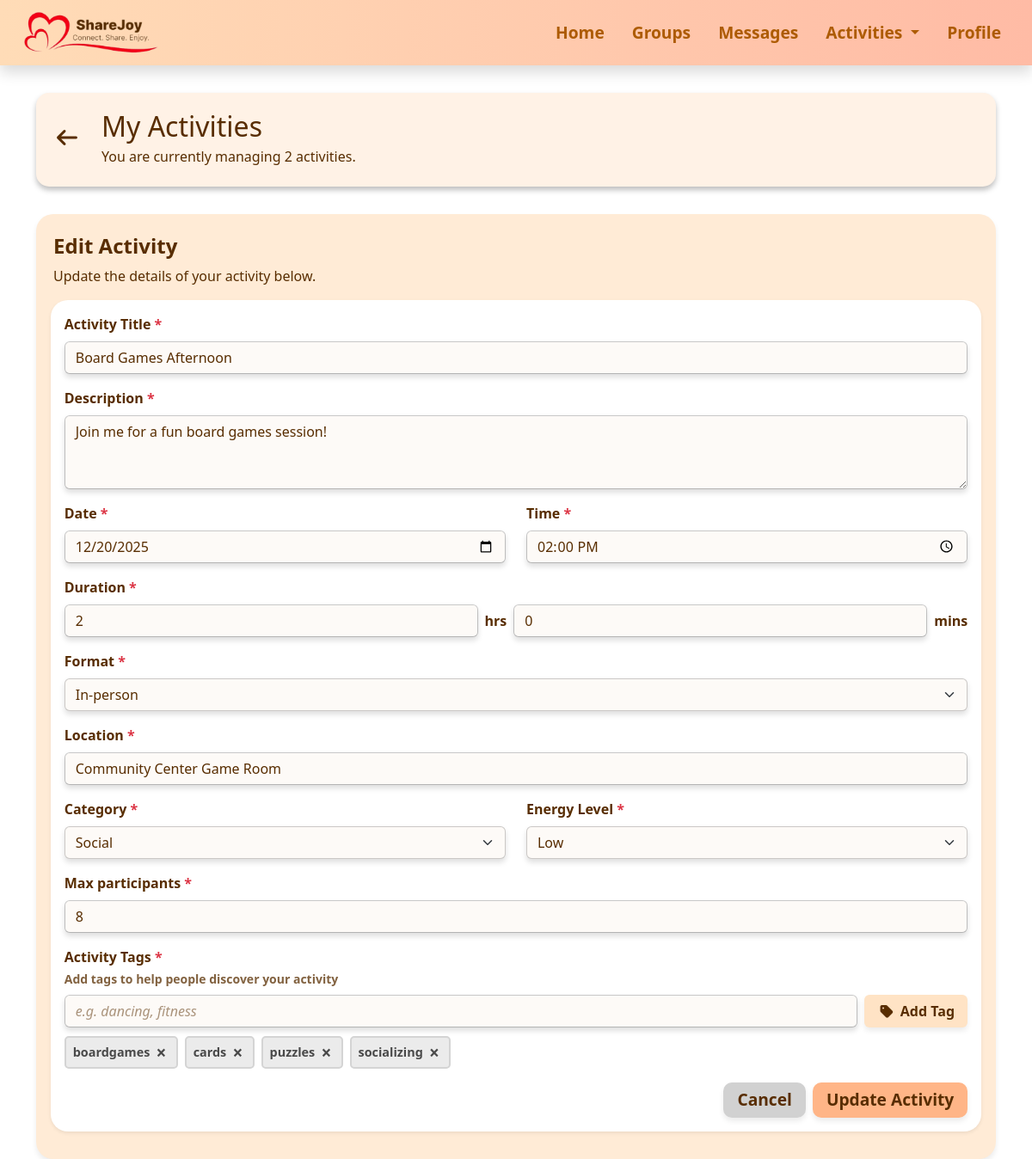
The app's page /activities/edit/1, older data.
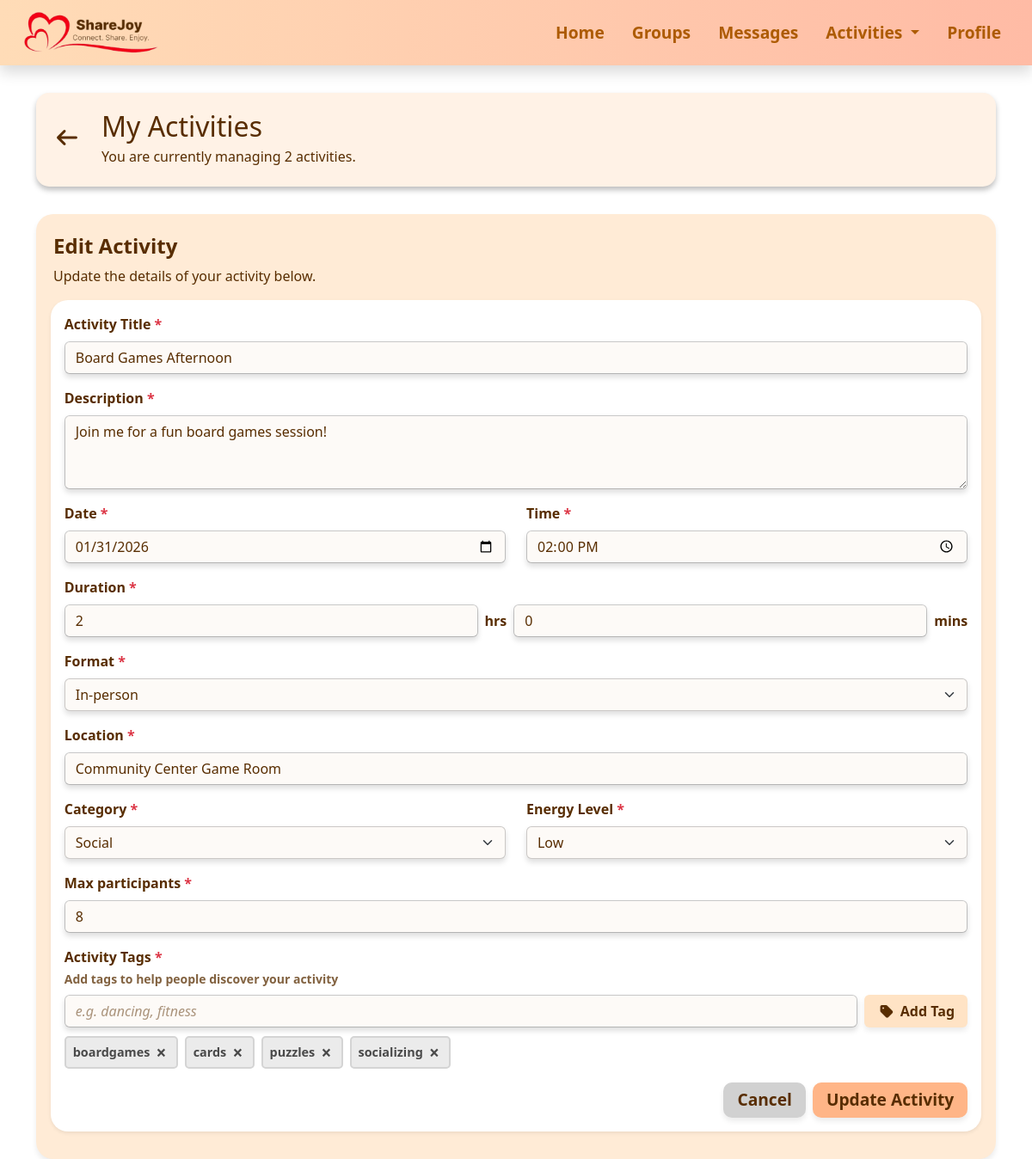
The same page, newer data.
### activities.py (models this page shows)
class Activity(db.Model):
    id = db.Column(db.Integer, primary_key=True)
    name = db.Column(db.String(100))
    description = db.Column(db.Text)
    date = db.Column(db.String(20))
    time = db.Column(db.String(10))
    duration_hours = db.Column(db.Integer)
    duration_minutes = db.Column(db.Integer)
    format_type = db.Column(db.String(20))
    location = db.Column(db.String(100))
    type = db.Column(db.String(50))
    energy = db.Column(db.String(10))
    max_participants = db.Column(db.Integer)
    participants = db.Column(db.Integer)
    tags = db.Column(db.String(200))
    creator = db.Column(db.String(50))
    join_activity = db.Column(db.String(50))

### app.py (the view, shortened to what this page needs)
@app.route('/activities/edit/<int:activity_id>', methods=['GET', 'POST'])
def edit_activity(activity_id):
    activity = Activity.query.get_or_404(activity_id)
    current_user = get_current_user()
    if activity.creator != current_user:
        abort(403)
    tags = activity.tags.split(',') if activity.tags else []
    my_activities_count = Activity.query.filter_by(creator="me").count()
    return render_template(
        'activity_edit.html',
        title="Edit Activity",
        num_activities=my_activities_count,
        activity=activity,
        tags=tags
    )

### app.py (called while the page is built)
def get_current_user():
    return "me"

### templates/activity_edit.html (shortened to what the changed rows need)
{% extends "base.html" %}
{% block extra_css %}
<link rel="stylesheet" href="{{ url_for('static', filename='css/activities.css') }}">
<link rel="stylesheet" href="{{ url_for('static', filename='css/activities_form.css') }}">
<link rel="stylesheet" href="{{ url_for('static', filename='css/activities_edit.css') }}">
{% endblock %}
{% block content %}
<div class="section-box d-flex flex-column flex-md-row justify-content-between align-items-start align-items-md-center">
    <div class="d-flex align-items-center mb-2">
        <div>
            <h1 class="mb-1">My Activities</h1>
        </div>
    </div>
</div>
<div class="container sectionbox1 mx-auto">
    <div class="card-header mx-auto">
        <h2 class="fw-semibold">Edit Activity</h2>
    </div>
    <div class="card shadow-sm sectionbox2 mx-auto">
        <div class="card-body">
            <form method="post">
                <div class="mb-3">
                    <label class="form-label fw-semibold">Activity Title <span class="text-danger">*</span></label>
                    <input type="text" class="form-control" name="name" value="{{ activity.name }}" required>
                </div>
                <div class="mb-3">
                    <label class="form-label fw-semibold">Description <span class="text-danger">*</span></label>
                    <textarea class="form-control" rows="3" name="description"
                        required>{{ activity.description }}</textarea>
                </div>
                <div class="row mb-3">
                    <div class="col-md-6">
                        <label class="form-label fw-semibold">Date <span class="text-danger">*</span></label>
                        <input type="date" name="date" class="form-control" value="{{ activity.date }}" required>
                    </div>
                    <div class="col-md-6">
                        <label class="form-label fw-semibold">Time <span class="text-danger">*</span></label>
                        <input type="time" name="time" class="form-control" value="{{ activity.time }}" required>
                    </div>
                </div>
                <div class="mb-3">
                    <div class="d-flex gap-2 align-items-center">
                        <input type="number" name="duration_hours" class="form-control" min="0" max="23"
                            value="{{ activity.duration_hours }}" required>
                        <span class="fw-semibold formL">hrs</span>
                        <input type="number" name="duration_minutes" class="form-control" min="0" max="59"
                            value="{{ activity.duration_minutes }}" required>
                        <span class="fw-semibold formL">mins</span>
                    </div>
                </div>
                <div class="mb-3">
                    <label class="form-label fw-semibold">Format <span class="text-danger">*</span></label>
                    <select class="form-select" name="format_type" id="format-select" required>
                        <option value="In-Person" {% if activity.format_type=='In-Person' %}selected{% endif %}>
                            In-person
                        </option>
                    </select>
                </div>
                <div class="mb-3" id="location-field" {% if activity.format_type=='In-Person' %}class="show" {% endif
                    %}>
                    <label class="form-label fw-semibold">Location <span class="text-danger">*</span></label>
                    <input type="text" class="form-control" name="location" placeholder="Enter activity location..."
                        value="{{ activity.location }}">
                </div>
                <div class="row mb-3">
                    <div class="col-md-6">
                        <label class="form-label fw-semibold">Category <span class="text-danger">*</span></label>
                        <select class="form-select" name="type" required>
                            {% for category in ['Creative Arts','Social','Learning','Physical','Nature','Technology'] %}
                            <option {% if activity.type==category %}selected{% endif %}>{{ category }}</option>
                            {% endfor %}
                        </select>
                    </div>
                    <div class="col-md-6">
                        <label class="form-label fw-semibold">Energy Level <span class="text-danger">*</span></label>
                        <select class="form-select" name="energy" required>
                            {% for level in ['Low','Medium','High'] %}
                            <option {% if activity.energy==level %}selected{% endif %}>{{ level }}</option>
                            {% endfor %}
                        </select>
                    </div>
                </div>
                <div class="mb-3">
                    <label class="form-label fw-semibold">Max participants <span class="text-danger">*</span></label>
                    <input type="number" name="max_participants" class="form-control" min="2" max="25"
                        value="{{ activity.max_participants }}" required>
                </div>
            </form>
        </div>
    </div>
</div>
{% endblock %}

Row changes from the older to the newer data that the page shows:
changed Activity "Board Games Afternoon": date "12/20/2025" → "01/31/2026"
